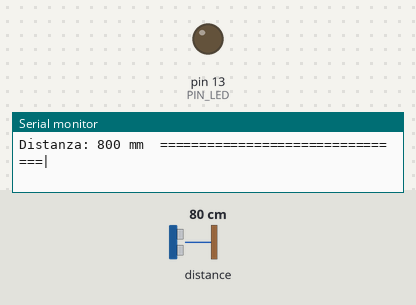
The sketch below on a simulated Arduino Uno, built with avr-gcc and run on an emulated ATmega328P. Shown: output pins drawn as LEDs (lit = HIGH), the last lines printed to the serial monitor. The inputs (shaded band) are chosen by the test bench; at power-on: distance to the obstacle 80 cm.

Above: at 1.2 s.
1.3 s: distance to the obstacle set to 11 cm
3.2 s: distance to the obstacle set to 8 cm
At 4.2 s:
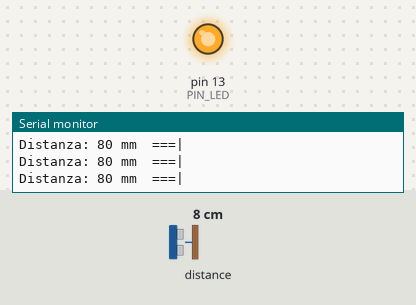
Timing chart, 0 to 6.2 s (numbered marks = the images above; inputs shaded):
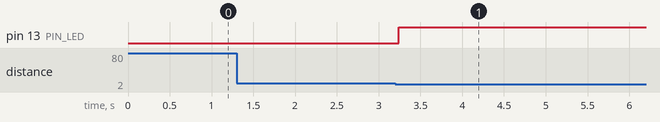

Measured:
- the behaviour switches between 10 and 9 cm on distance to the obstacle (found by bisection; images 0 and 1)
- after the input at 3.2 s, pin 13 (PIN_LED): LOW → HIGH at once

The sketch:

es24_tof.ino
```cpp
// Scheda 24 - Sensore di distanza laser a tempo di volo (ToF) VL53L0X
// VIN su 5V, GND su GND, SCL su SCL, SDA su SDA. Libreria "Adafruit_VL53L0X".
// Il LED sulla scheda (pin 13) si accende quando un oggetto è più vicino di 10 cm.

#include <Adafruit_VL53L0X.h>

Adafruit_VL53L0X tof;
const int PIN_LED = 13;
const int VICINO_MM = 100;

void setup() {
  Serial.begin(9600);
  pinMode(PIN_LED, OUTPUT);
  if (!tof.begin()) {
    Serial.println("VL53L0X non trovato: controlla i collegamenti");
    while (true);
  }
  Serial.println("ToF pronto");
}

void loop() {
  VL53L0X_RangingMeasurementData_t misura;
  tof.rangingTest(&misura, false);

  if (misura.RangeStatus != 4) {          // 4 = fuori portata
    int mm = misura.RangeMilliMeter;
    Serial.print("Distanza: ");
    Serial.print(mm);
    Serial.print(" mm  ");
    for (int i = 0; i < mm / 25 && i < 40; i++) Serial.print('=');   // una barra
    Serial.println('|');
    digitalWrite(PIN_LED, mm < VICINO_MM);
  } else {
    Serial.println("fuori portata (oltre circa 1,2 m)");
    digitalWrite(PIN_LED, LOW);
  }
  delay(100);
}
```
